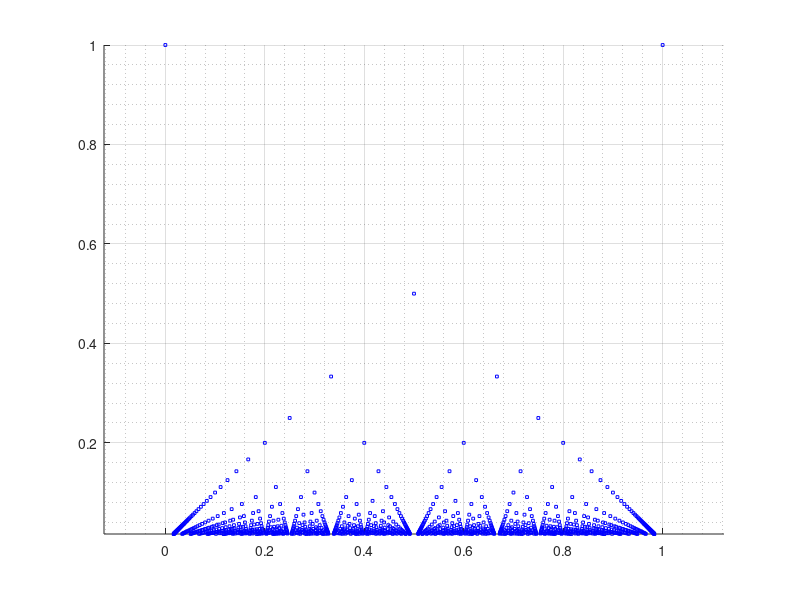

Write the MATLAB code that produced this figure.
clear;

# Plots scatter plot of x = m / n, y = 1 / n, with gcd(m, n) = 1
# Pattern of straight line can be visible
# which is in fact square representation of Farey numberes
# See Chapter 1 of A. Hatcher, Topology of Numbers

N = 60; # >= 2

numerators = [0 1 zeros(1, N - 2)];
denominators = [1 1 zeros(1, N - 2)];

for d = 2:N
  ns = [];
  ds = [];
  for j = 1:d - 1
    if (gcd(j, d) == 1)
      ns = [ns j];
      ds = [ds d];
    endif
  endfor
  numerators(end + 1, :) = [ns zeros(1, N - length(ns))];
  denominators(end + 1, :) = [ds zeros(1, N - length(ds))];
endfor

scatter(numerators ./ denominators, 1 ./ denominators, 4, "b", "s");

axis equal;
grid on;
grid minor;

